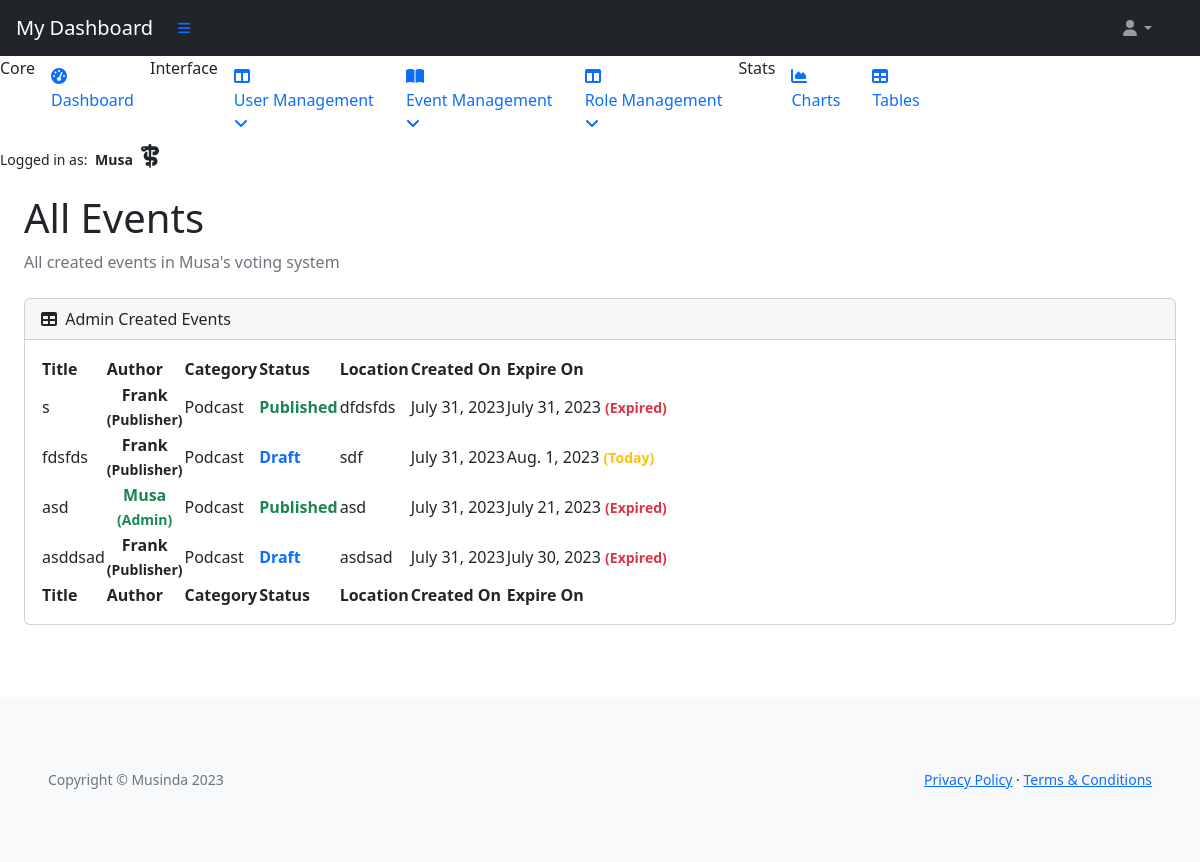
Before: /office/all (signed in) with the older database file.
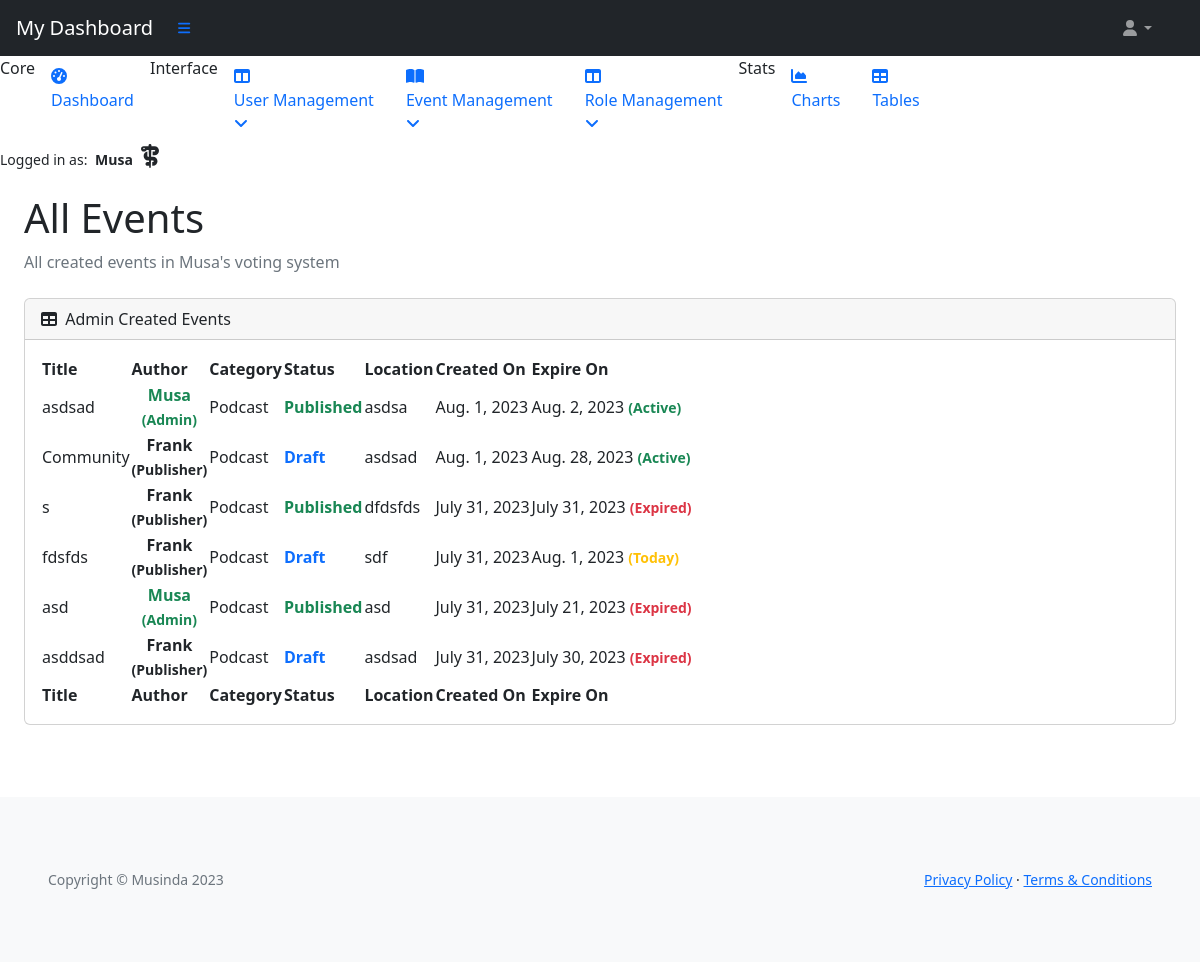
After: the same page with the newer database file.
### musa/models.py (models this page shows)
class UserProfile(AbstractUser):
    verified = models.BooleanField(default=False)
    role = models.IntegerField(choices=ROLES, default=0)
    user_card = models.ManyToManyField(
        'vote_management.VoteCard', through='vote_management.VoteRecord', related_name='user_cards')
    class Meta:
        ordering = ['username']
    def __str__(self):
        return self.username

### vote_management/models.py (models this page shows, shortened)
class VoteCard(models.Model):
    title = models.CharField(max_length=80, unique=True)
    slug = models.SlugField(max_length=200, unique=True)
    author = models.ForeignKey(
        'musa.UserProfile', on_delete=models.CASCADE, related_name="card_author")
    category = models.ForeignKey(
        Category, on_delete=models.CASCADE, related_name="categories")
    mission = models.CharField(max_length=80)
    location = models.CharField(max_length=80)
    description = models.TextField(max_length=400)
    expire = models.DateField()
    event_image = CloudinaryField('image', default='placeholder')
    vote_record = models.ManyToManyField('musa.UserProfile', through='VoteRecord',
                                         related_name='user_votes', blank=True)
    candidates = models.ManyToManyField('ElectedPerson', related_name='vote_cards',
                                        blank=True)
    status = models.IntegerField(choices=STATUS, default=0)
    excerpt = models.TextField(blank=True)
    type = models.IntegerField(choices=CARD_TYPE, default=0)
    created_on = models.DateField(auto_now_add=True)
    class Meta:
        ordering = ['-created_on']

class Category(models.Model):
    category_name = models.CharField(max_length=50, unique=True)
    class Meta:
        ordering = ['category_name']
        verbose_name_plural = "Categories"

### vote_management/views.py (the view)
# urls.py: path('office/all', AdminEventList.as_view(),
class AdminEventList(AdminRequiredMixin, AdminBaseListView):
    template_name = 'backend/admin-dashboard/all_events.html'
    context_object_name = 'admin_all_events'

### admin_profile/views.py (called while the page is built)
    def test_func(self):
        user_profile = self.request.user
        return user_profile and user_profile.role == 2

### vote_management/views.py (called while the page is built)
    def get_queryset(self):
        return VoteCard.objects.order_by('-created_on')

### templates/backend/admin-dashboard/all_events.html
{% extends "backend/admin-dashboard/base.html" %}
{% block content%}
<div id="layoutSidenav_content">
    <main>
        <div class="container-fluid p-4 pt-0">
            <h1 class="mt-4">All Events</h1>
            <ol class="breadcrumb mb-4">
                <li class="breadcrumb-item active">All created events in Musa's voting system</li>
            </ol>
            <div class="card mb-4">
                <div class="card-header">
                    <i class="fas fa-table me-1"></i>
                    Admin Created Events
                </div>
                <div class="card-body">
                    <table id="datatablesSimple">
                        <thead>
                            <tr>
                                <th>Title</th>
                                <th>Author</th>
                                <th>Category</th>
                                <th>Status</th>
                                <th>Location</th>
                                <th>Created On</th>
                                <th>Expire On</th>
                            </tr>
                        </thead>
                        <tfoot>
                            <tr>
                                <th>Title</th>
                                <th>Author</th>
                                <th>Category</th>
                                <th>Status</th>
                                <th>Location</th>
                                <th>Created On</th>
                                <th>Expire On</th>
                            </tr>
                        </tfoot>
                        <tbody>
                            {% for event in admin_all_events.all %}
                            <tr>
                                <td>{{ event.title }}</td>
                                {% if event.author.username == request.user.username %}
                                <td>
                                    <p class="text-success my-0 py-0 fw-semibold text-center">
                                        {{ event.author }}
                                        <small><br>({{ event.author.get_role_display }})</small>
                                    </p>
                                </td>
                                {% else %}
                                <td>
                                    <p class="my-0 py-0 fw-semibold text-center">
                                        {{ event.author }}
                                        <small><br>({{ event.author.get_role_display }})</small>
                                    </p>
                                </td>
                                {% endif %}
                                <td>{{ event.category.category_name }}</td>
                                {% if event.status == 1 %}
                                <td>
                                    <p class="text-success my-0 py-0 fw-semibold">
                                            {{ event.get_status_display }}
                                    </p>
                                </td>
                                {% elif event.status == 2%}
                                <td>
                                    <p class="text-danger my-0 py-0 fw-semibold">
                                            {{ event.get_status_display }}
                                    </p>
                                </td>
                                {% else %}
                                <td>
                                    <p class="text-primary my-0 py-0 fw-semibold">
                                            {{ event.get_status_display }}
                                    </p>
                                </td>
                                {% endif %}
                                <td>{{ event.location }}</td>
                                <td>{{ event.created_on }}</td>
                                {% if event.expire|date:"Y-m-d" == current_date %}
                                <td>{{ event.expire }}
                                    <small class="text-warning fw-semibold">(Today)</small>
                                </td>
                                {% elif event.expire|date:"Y-m-d" < current_date %}
                                <td>{{ event.expire }}
                                    <small class="text-danger fw-semibold">(Expired)</small>
                                </td>
                                {% else %}
                                <td>{{ event.expire }}
                                    <small class="text-success fw-semibold">(Active)</small>
                                </td>
                                {% endif %}
                            </tr>
                            {% endfor %}
                        </tbody>
                    </table>
                </div>
            </div>
        </div>
    </main>
</div>
{% endblock %}

### templates/backend/admin-dashboard/base.html (shortened to what this page needs)
{% load static %}
{% now "Y-m-d" as current_date %}
<!DOCTYPE html>
<html lang="en">
<head>
    <link href="https://cdn.jsdelivr.net/npm/simple-datatables@7.1.2/dist/style.min.css" rel="stylesheet" />
    <link href="{% static 'admin/css/styles.css' %}" rel="stylesheet" />
</head>
<body class="sb-nav-fixed">
    <nav class="sb-topnav navbar navbar-expand navbar-dark bg-dark">
        <a class="navbar-brand ps-3" href="{% url 'admin_dashboard' %}">My Dashboard</a>
        <button class="btn btn-link btn-sm order-1 order-lg-0 me-4 me-lg-0" id="sidebarToggle" href="#!"><i
                class="fas fa-bars"></i></button>
        <div class="d-md-inline-block form-inline ms-auto me-0 me-md-3 my-2 my-md-0">
            <ul class="navbar-nav ms-auto ms-md-0 me-3 me-lg-4">
                <li class="nav-item dropdown">
                    <a class="nav-link dropdown-toggle" id="navbarDropdown" href="#" role="button"
                        data-bs-toggle="dropdown" aria-expanded="false"><i class="fas fa-user fa-fw"></i></a>
                </li>
            </ul>
        </div>
    </nav>
    <div id="layoutSidenav">
        <div id="layoutSidenav_nav">
            <nav class="sb-sidenav accordion sb-sidenav-dark" id="sidenavAccordion">
                <div class="sb-sidenav-menu">
                    <div class="nav">
                        <div class="sb-sidenav-menu-heading">Core</div>
                        <a class="nav-link" href="{% url 'admin_dashboard' %}">
                            <div class="sb-nav-link-icon"><i class="fas fa-tachometer-alt"></i></div>
                            Dashboard
                        </a>
                        <div class="sb-sidenav-menu-heading">Interface</div>
                        <a class="nav-link collapsed" href="#" data-bs-toggle="collapse"
                            data-bs-target="#collapseLayouts" aria-expanded="false" aria-controls="collapseLayouts">
                            <div class="sb-nav-link-icon"><i class="fas fa-columns"></i></div>
                            User Management
                            <div class="sb-sidenav-collapse-arrow"><i class="fas fa-angle-down"></i></div>
                        </a>
                        <a class="nav-link collapsed" href="#" data-bs-toggle="collapse" data-bs-target="#collapsePages"
                            aria-expanded="false" aria-controls="collapsePages">
                            <div class="sb-nav-link-icon"><i class="fas fa-book-open"></i></div>
                            Event Management
                            <div class="sb-sidenav-collapse-arrow"><i class="fas fa-angle-down"></i></div>
                        </a>
                        <a class="nav-link collapsed" href="#" data-bs-toggle="collapse" data-bs-target="#collapseRoles"
                            aria-expanded="false" aria-controls="collapseRoles">
                            <div class="sb-nav-link-icon"><i class="fas fa-columns"></i></div>
                            Role Management
                            <div class="sb-sidenav-collapse-arrow"><i class="fas fa-angle-down"></i></div>
                        </a>
                        <div class="sb-sidenav-menu-heading">Stats</div>
                        <a class="nav-link" href="charts.html">
                            <div class="sb-nav-link-icon"><i class="fas fa-chart-area"></i></div>
                            Charts
                        </a>
                        <a class="nav-link" href="tables.html">
                            <div class="sb-nav-link-icon"><i class="fas fa-table"></i></div>
                            Tables
                        </a>
                    </div>
                </div>
                <div class="sb-sidenav-footer">
                    <div class="small">Logged in as:
                        <span class="px-1"><strong>{{ request.user.username }}
                                {% if request.user.role == 2 %}
                                <i class="fa-solid fa-staff-snake px-1 fs-4 text"></i>
                                {% endif %}
                            </strong>
                        </span>
                    </div>
                </div>
            </nav>
        </div>
        {% block content %}
        {% endblock content %}
    </div>
    <footer class="py-4 bg-light mt-4">
        <div class="container-fluid p-5">
            <div class="d-flex align-items-center justify-content-between small">
                <div class="text-muted">Copyright &copy; Musinda 2023</div>
                <div>
                    <a href="#">Privacy Policy</a>
                    &middot;
                    <a href="#">Terms &amp; Conditions</a>
                </div>
            </div>
        </div>
    </footer>
</body>
</html>

Changed rows visible on the page:
added VoteCard: title "asdsad", author "Musa", author.role "Admin", category.category_name "Podcast", status "Published", location "asdsa", created_on "Aug. 1, 2023", expire "Aug. 2, 2023"
added VoteCard: title "Community", author "Frank", author.role "Publisher", category.category_name "Podcast", status "Draft", location "asdsad", created_on "Aug. 1, 2023", expire "Aug. 28, 2023"
